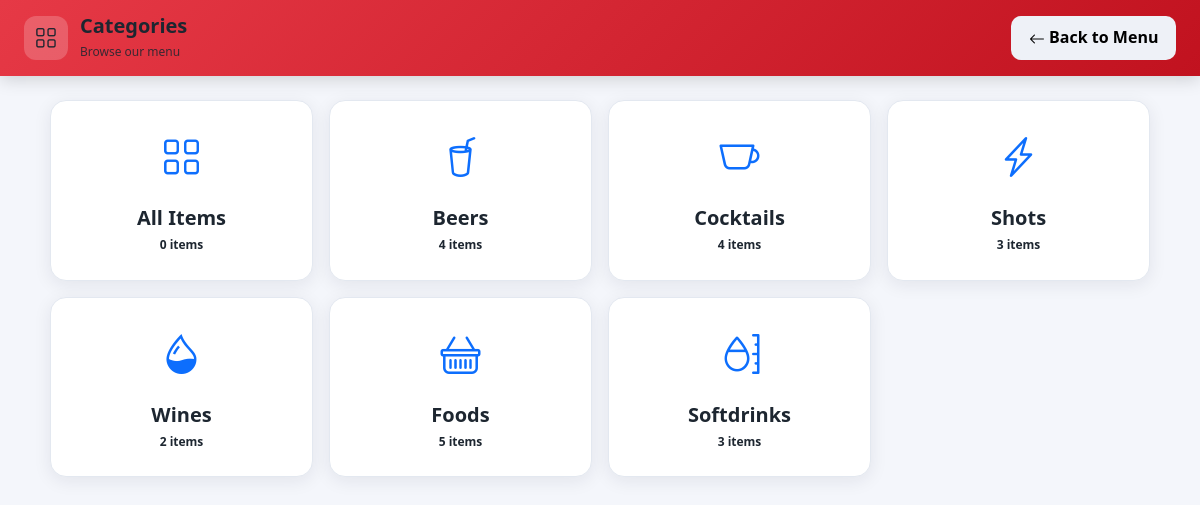
The app's page /kiosk/categories.php with its own data.
### tables this page shows
CREATE TABLE categories (
  category_id   INT AUTO_INCREMENT PRIMARY KEY,
  category_name VARCHAR(100) NOT NULL,
  icon          VARCHAR(50)  DEFAULT 'bi-tag',
  created_at    TIMESTAMP DEFAULT CURRENT_TIMESTAMP
);

### config/database.php (called while the page is built, shortened)
<?php
function db() {
    static $pdo = null;
    if ($pdo === null) {
        try {
            $dsn = 'mysql:host=' . DB_HOST . ';dbname=' . DB_NAME . ';charset=utf8mb4';
            $pdo = new PDO($dsn, DB_USER, DB_PASS);
            $pdo->setAttribute(PDO::ATTR_ERRMODE, PDO::ERRMODE_EXCEPTION);
            $pdo->setAttribute(PDO::ATTR_DEFAULT_FETCH_MODE, PDO::FETCH_ASSOC);
            $pdo->setAttribute(PDO::ATTR_EMULATE_PREPARES, false);
        } catch (PDOException $e) {
            die('<div style="font-family:Arial;text-align:center;margin-top:80px;color:#dc3545">
                 <h2>Database Connection Error</h2>
                 <p>' . htmlspecialchars($e->getMessage()) . '</p>
                 <p>Please make sure MySQL is running in XAMPP and run <a href="install.php">install.php</a>.</p>
                 </div>');
        }
    }
    return $pdo;
}

### config/functions.php (called while the page is built, shortened)
<?php
require_once __DIR__ . '/database.php';
function e($value) {
    return htmlspecialchars((string)$value, ENT_QUOTES, 'UTF-8');
}

### kiosk/categories.php (the view, shortened to what this page needs)
<?php
require_once __DIR__ . '/../config/database.php';
require_once __DIR__ . '/../config/functions.php';
$categories = db()->query(
    'SELECT c.*, (SELECT COUNT(*) FROM products p WHERE p.category_id=c.category_id AND p.status="active") AS count
     FROM categories c ORDER BY category_id')->fetchAll();
require_once __DIR__ . '/../includes/kiosk_header.php';
?>
<div class="kiosk-topbar">
    <div class="k-brand">
        <div class="logo"><i class="bi bi-grid"></i></div>
        <div>
            <h1>Categories</h1>
            <small>Browse our menu</small>
        </div>
    </div>
    <a href="<?= BASE_URL ?>kiosk/index.php" class="btn btn-light">
        <i class="bi bi-arrow-left"></i> Back to Menu
    </a>
</div>
<div class="container py-4">
    <div class="row g-3">
        <?php foreach ($categories as $cat): ?>
        <div class="col-6 col-md-4 col-lg-3">
            <a href="<?= BASE_URL ?>kiosk/index.php?category=<?= (int)$cat['category_id'] ?>" class="text-decoration-none">
                <div class="card p-4 text-center">
                    <i class="bi <?= e($cat['icon']) ?> fs-1 text-primary"></i>
                    <h5 class="mt-3 mb-1"><?= e($cat['category_name']) ?></h5>
                    <span class="badge bg-soft-primary mx-auto"><?= (int)$cat['count'] ?> items</span>
                </div>
            </a>
        </div>
        <?php endforeach; ?>
    </div>
</div>
<?php require_once __DIR__ . '/../includes/kiosk_footer.php'; ?>

### includes/kiosk_header.php (shortened to what this page needs)
<?php
require_once __DIR__ . '/../config/database.php';
require_once __DIR__ . '/../config/functions.php';
?>
<!DOCTYPE html>
<html lang="en" data-theme="light">
<head>
    <link href="https://cdn.jsdelivr.net/npm/bootstrap@5.3.3/dist/css/bootstrap.min.css" rel="stylesheet">
    <link href="https://cdn.jsdelivr.net/npm/bootstrap-icons@1.11.3/font/bootstrap-icons.min.css" rel="stylesheet">
<link href="<?= BASE_URL ?>assets/css/style.css?v=3.0" rel="stylesheet">
    <link href="<?= BASE_URL ?>assets/css/kiosk.css?v=3.1" rel="stylesheet">
    <link href="<?= BASE_URL ?>assets/css/darkmode.css?v=3.0" rel="stylesheet">
</head>
<body class="kiosk-mode">

### includes/kiosk_footer.php (shortened to what this page needs)
</body>
</html>

### assets/css/style.css (style rules this page uses)
:root { --primary: #e63946; --primary-dark: #c1121f; --secondary: #6c757d; --success: #2a9d8f; --warning: #f4a261; --danger: #e76f51; --info: #457b9d; --bg: #f4f6fb; --bg-card: #ffffff; --bg-soft: #eef1f7; --bg-hover: #e9ecf3; --text: #000000; --text-muted: #212529; --border: #e3e8f0; --shadow: 0 4px 18px rgba(20, 30, 50, 0.08); --sidebar-w: 260px; --radius: 16px; --radius-sm: 10px; --transition: 0.25s ease; }
* { box-sizing: border-box; margin: 0; padding: 0; }
html { scroll-behavior: smooth; }
body { font-family: 'Segoe UI', 'Inter', system-ui, -apple-system, sans-serif; background: var(--bg); color: var(--text); line-height: 1.6; transition: background var(--transition), color var(--transition); min-height: 100vh; }
a { color: var(--primary); text-decoration: none; transition: color .2s; }
h1, h2, h3, h4, h5, h6 { font-weight: 700; line-height: 1.25; color: var(--text); }
.card { background: var(--bg-card); border: 1px solid var(--border); border-radius: var(--radius); box-shadow: var(--shadow); transition: transform var(--transition), box-shadow var(--transition); }
.btn { border-radius: var(--radius-sm); font-weight: 600; padding: .55rem 1.1rem; transition: all .2s; border: none; }
.btn-light { background: var(--bg-soft); color: var(--text); }
.badge { font-weight: 600; padding: .4em .7em; border-radius: 50px; }
.bi { vertical-align: middle; }
html, body { max-width: 100%; overflow-x: hidden; }
.card { min-width: 0; }
.row { margin-left: -0; margin-right: 0; }

### assets/css/kiosk.css (style rules this page uses)
:root { --kiosk-header: 72px; --kiosk-nav: 64px; }
body.kiosk-mode { background: var(--bg); overflow-x: hidden; }
.kiosk-topbar { position: sticky; top: 0; z-index: 1030; background: linear-gradient(135deg, var(--primary), var(--primary-dark)); color: #fff; padding: .8rem 1.5rem; display: flex; align-items: center; justify-content: space-between; box-shadow: 0 4px 16px rgba(0,0,0,.15); }
.kiosk-topbar .k-brand { display: flex; align-items: center; gap: .75rem; }
.kiosk-topbar .k-brand .logo { width: 44px; height: 44px; border-radius: 12px; background: rgba(255,255,255,.2); display: grid; place-items: center; font-size: 1.4rem; }
.kiosk-topbar .k-brand h1 { color: #fff; font-size: 1.25rem; margin: 0; }
.kiosk-topbar .k-brand small { opacity: .85; font-size: .75rem; }

### records on screen
categories: category_name "All Items", count "0"
categories: category_name "Beers", count "4"
categories: category_name "Cocktails", count "4"
categories: category_name "Shots", count "3"
categories: category_name "Wines", count "2"
categories: category_name "Foods", count "5"
categories: category_name "Softdrinks", count "3"
